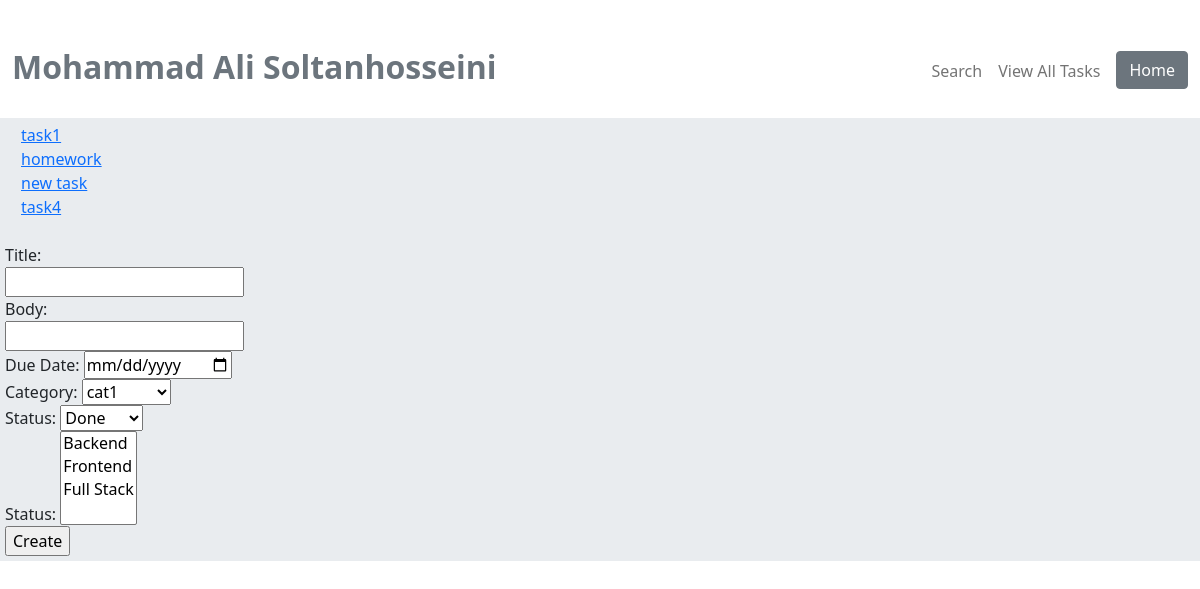
/tasks/, run on an earlier commit of the app's database.
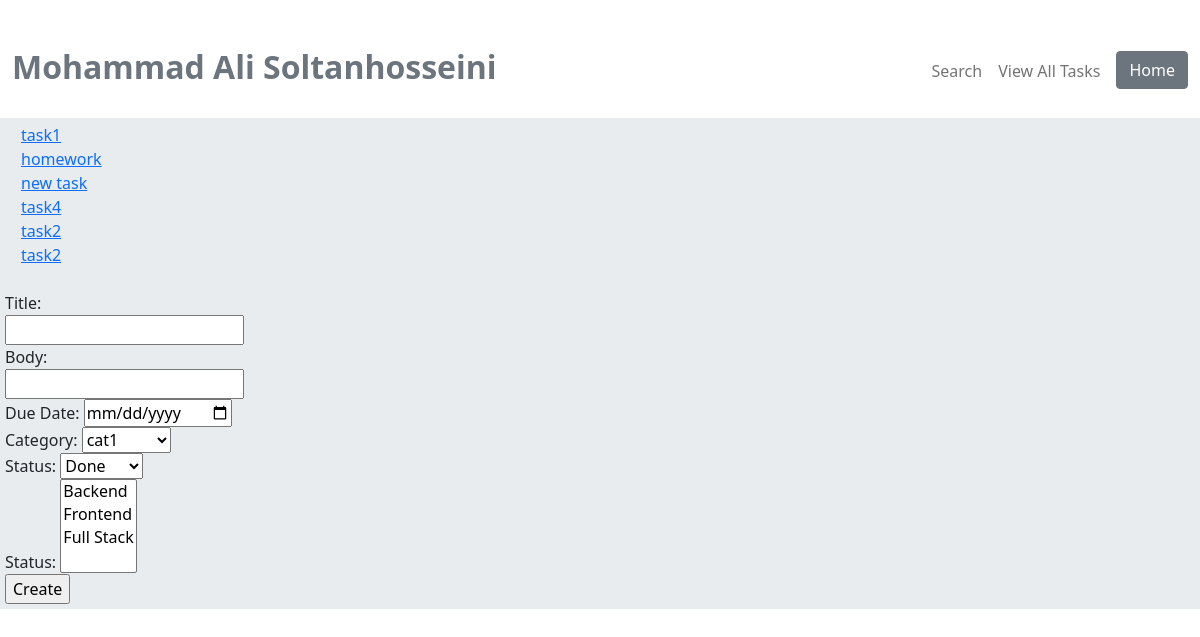
And on a later commit of the database.
### tasks/models.py (models this page shows, shortened)
class Task(models.Model):
    title = models.CharField(max_length=200)
    body = models.TextField()
    due_date = models.DateTimeField(default=end_of_date)
    status = models.IntegerField()
    category = models.ForeignKey(Category, on_delete = models.CASCADE)
    tags = models.ManyToManyField(Tag, blank=True, null=True)

### tasks/views.py (the view)
# urls.py: path('tasks/', views.view_all_tasks, name='view_all_tasks'),
def view_all_tasks(request):
    if request.method == 'POST':
        Task.objects.create(title=request.POST['title'], body=request.POST['body'],
                            due_date=request.POST['due_date'], status=request.POST['status'],
                            category=Category.objects.get(pk=int(request.POST['category'])))
        messages.success(request, 'new task was added', 'success')
    tasks = Task.objects.all()
    categories = Category.objects.all()
    return render(request, 'view_all_tasks.html', {'tasks':tasks, 'categories':categories})

### tasks/models.py (called while the page is built)
    def __str__(self):
        return self.category_name

### templates/view_all_tasks.html (shortened to what this page needs)
{% extends 'base.html' %}
{% block content %}
    <div >
        {% for task in tasks %}
            <a class="card-body" href="{% url 'view_individual_task' task.id %}">{{ task.title }}</a><br/>
        {% endfor %}
    </div>
<form action="{% url 'view_all_tasks' %}" method="post" novalidate><br>
  <label for="id">Title:</label><br>
  <input type="text" id="id" name="title"><br>
    <label for="id1">Body:</label><br>
  <input type="text" id="id1" name="body"><br>
    <label for="id3">Due Date:</label>
  <input type="date" id="id3" name="due_date"><br>
    <label for="id6">Category:</label>
  <select id="id6" name="category">
      {% for category in categories %}
      <option value={{category.pk}}>{{category}}</option>
      {% endfor %}
      </select><br>
<label for="id4">Status:</label>
  <select id="id4" name="status">
    <option value=1>Done</option>
  </select><br>
    <label for="id5">Status:</label>
  <select id="id5" name="tag" multiple>
    <option value='Backend'>Backend</option>
    <option value='Frontend'>Frontend</option>
    <option value='Full Stack'>Full Stack</option>
  </select><br>
  <input type="submit"  value="Create">
</form>
{% endblock %}

What changed in the data, as far as the page shows it:
added Task: title "task2"
added Task: title "task2"
